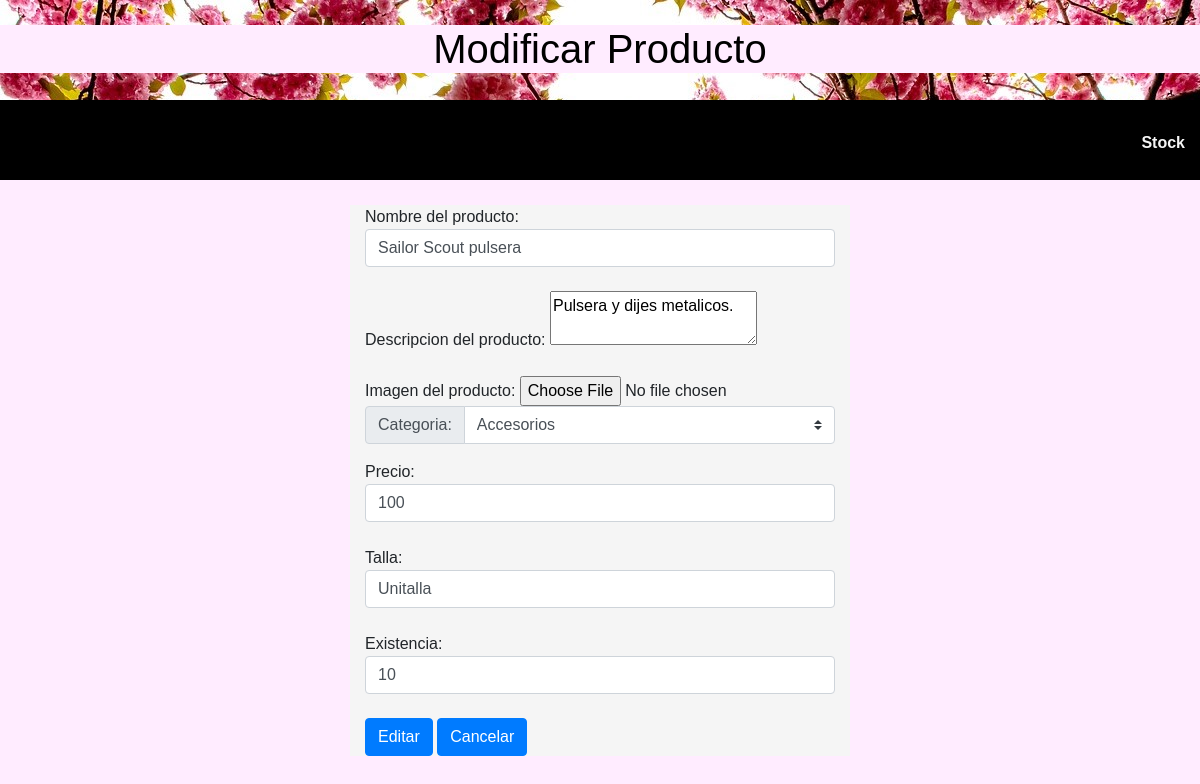
Page /modificaProd.php?idP=18 on the committed database.
### tables this page shows
CREATE TABLE IF NOT EXISTS `producto` (
  `idProducto` int(11) NOT NULL,
  `idCategoria` int(11) NOT NULL,
  `nombreProducto` varchar(100) NOT NULL,
  `descripcion` varchar(200) NOT NULL,
  `precio` float NOT NULL,
  `existencia` int(11) NOT NULL,
  `talla` varchar(20) NOT NULL,
  `imagen` longblob NOT NULL,
  `tipo` varchar(100) NOT NULL
);

### obtenProducto.php (the view, shortened to what this page needs)
<?php
	if(isset($_GET['idP']) && $_GET['idP'] != "")
	{
		$conn = mysqli_connect("localhost","root","mysql","Proyecto");
		$qry = "select p.*,c.nombreCategoria from producto p inner join categoria c on p.idCategoria = c.idCategoria where idProducto=".$_GET['idP'];
		$rs = mysqli_query($conn,$qry);
		$datos = mysqli_fetch_object($rs);
		echo'	<form method="post" action="editProducto.php" enctype="multipart/form-data">
					<input type="hidden" name="idP" value="'.$datos->idProducto.'">
					Nombre del producto: <input type="text" placeholder="Nombre del producto" name="txtProducto" class="form-control" value="'.$datos->nombreProducto.'"><br>
					Descripcion del producto: <textarea name="txtDescripcion" >'.$datos->descripcion.'</textarea><br>
					<img  width="200px" heigth="200px" src="imagen.php?idD='.$datos->idProducto.'" alt=""><br>
					Imagen del producto: <input type="file" name="txtImagen"><br>
					<div class="input-group mb-3">
						<div class="input-group-prepend">
				  			<label class="input-group-text" for="inputGroupSelect01">Categoria:</label>
				  		</div>
						<select class="custom-select" name="opciones">';
							include("cargaCategorias.php");
			echo		'</select>
					</div>
					Precio: <input type="text" placeholder="$ MNX" name="txtPrecio" class="form-control" value="'.$datos->precio.'"><br>
					Talla: <input type="text" placeholder="CH,M,G,Unitalla" name="txtTalla" class="form-control" value="'.$datos->talla.'"><br>
					Existencia: <input type="number" name="txtExistencia" class="form-control" value="'.$datos->existencia.'"><br>
					<button type="submit" class="btn btn-primary">Editar</button>
					<a href="config.php" class="btn btn-primary" role="reset" aria-pressed="true">Cancelar</a>
				</form>';
	}
?>

### modificaProd.php (style rules this page uses)
body { margin:0px; padding:0px; height:700px; background-color:#FFECFF; }
.container > form { margin-top:10px; margin-bottom:10px; font-family:"Lucida Sans", "Lucida Sans Regular", "Lucida Grande", "Lucida Sans Unicode", Geneva, Verdana, sans-serif; }

### rows in the picture
producto: txtProducto "Sailor Scout pulsera", txtDescripcion "Pulsera y dijes metalicos.", txtPrecio "100", txtTalla "Unitalla", txtExistencia "10"

### other values in the picture
form field opciones "Accesorios"
